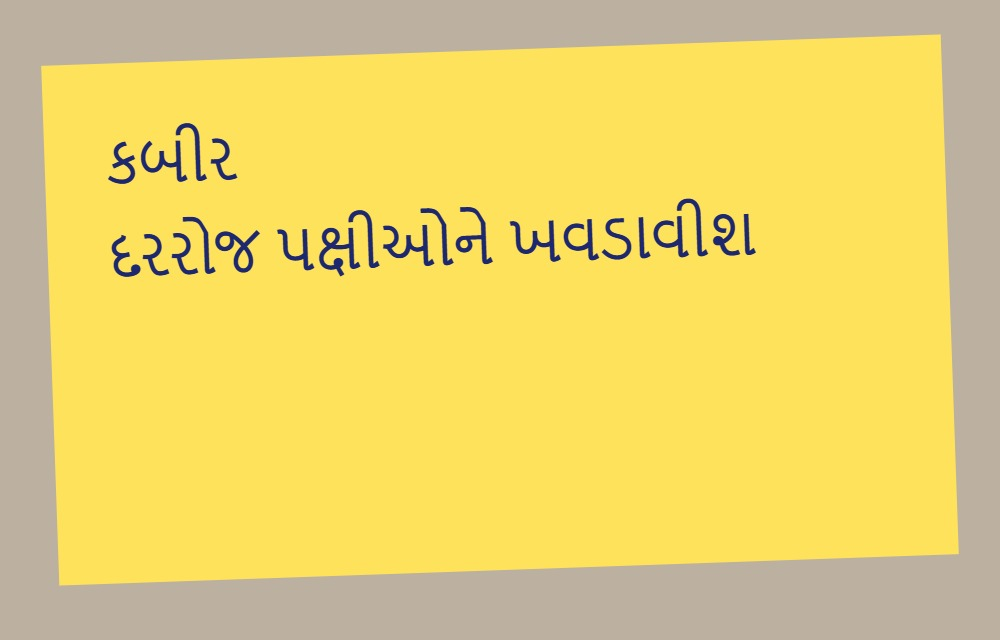
#> input picture tests/indic_samples/gu_kabir.jpg, 1000 x 640 px
$ python -i strokes.py   (imports and definitions only)
#> lines starting #> are read from the running program, lines starting #| are printed output that depends on the picture; after the words box and inside, x2 and y2 are one past the last pixel; in counts of white or black regions, pixels touching at a corner belong together
"""
Turns a photo of a handwritten sticky note into ordered pen strokes for the wall's neon writing.

Pipeline (classical image processing, no AI model, so it works for any script):
  1. Find the note (its outline, else its colour) and crop to the paper.
  2. Ink mask: flatten the paper's lighting, then threshold with hysteresis, so faint pen that
     touches strong pen is kept and shadows are not.
  3. Find the ruled lines. One of them is the divider: writing above it is the NAME, writing below
     it is the MESSAGE. Ruled lines (and printed labels like "Name:") are erased from the ink.
  4. Thin the ink to 1-pixel centre lines (Zhang-Suen), trace them into polylines, drop tiny
     spurs, join pieces that touch, smooth (Chaikin) and resample evenly.
  5. Order strokes like writing (row by row, left to right) and normalise.

Output coordinates: x in 0..1 across the note, y in 0..aspect (top = 0), aspect = height / width.
Each stroke is {"p": [x0, y0, x1, y1, ...], "g": 1 for the name, 0 for the message}.
No text is read and nothing is stored here.
"""
import cv2
import numpy as np

WORK_WIDTH = 1600           # processing width: pen lines stay several pixels wide, so they do not break up
MIN_STROKE_FRAC = 0.0025    # drop specks shorter than this fraction of the note width
SPUR_FRAC = 0.006           # drop side branches shorter than this fraction of the note width
JOIN_FRAC = 0.003           # join stroke ends closer than this fraction of the note width
SPACING_FRAC = 0.004        # point spacing after resampling, as a fraction of the note width


# [45 lines left out: function extract, not called in this run]


# ---------------------------------------------------------------------- note

def _isolate_note(image):
    """Crops to the sticky note and returns (note image, paper mask)."""
    scale = WORK_WIDTH / float(image.shape[1])
    image = cv2.resize(image, (WORK_WIDTH, int(round(image.shape[0] * scale))),
                       interpolation=cv2.INTER_AREA if scale < 1 else cv2.INTER_CUBIC)
    h, w = image.shape[:2]
    quad = _find_note_outline(image)
    if quad is not None:
        return _crop_to(image, quad)

    hsv = cv2.cvtColor(image, cv2.COLOR_BGR2HSV)
    centre = hsv[h * 2 // 5:h * 3 // 5, w * 2 // 5:w * 3 // 5].reshape(-1, 3)
    hue, sat, val = [float(np.median(centre[:, i])) for i in range(3)]
    dh = np.abs(hsv[..., 0].astype(np.int16) - int(hue))
    dh = np.minimum(dh, 180 - dh)
    ds = np.abs(hsv[..., 1].astype(np.int16) - int(sat))
    bright_enough = hsv[..., 2].astype(np.int16) >= val - 60
    if sat < 40:
        paper = (hsv[..., 1] < 60) & bright_enough
    else:
        paper = (dh <= 6) & (ds <= 35) & bright_enough
    paper = paper.astype(np.uint8) * 255
    paper = cv2.morphologyEx(paper, cv2.MORPH_CLOSE, np.ones((45, 45), np.uint8))
    paper = cv2.morphologyEx(paper, cv2.MORPH_OPEN, np.ones((21, 21), np.uint8))
    contours, _ = cv2.findContours(paper, cv2.RETR_EXTERNAL, cv2.CHAIN_APPROX_SIMPLE)
    if not contours:
        return image, np.full((h, w), 255, np.uint8)
    biggest = max(contours, key=cv2.contourArea)
    if cv2.contourArea(biggest) < 0.12 * h * w:
        return image, np.full((h, w), 255, np.uint8)
    hull = cv2.convexHull(biggest)
    quad = cv2.approxPolyDP(hull, 0.02 * cv2.arcLength(hull, True), True)
    return _crop_to(image, quad if len(quad) >= 4 else hull)


def _find_note_outline(image):
    """The note's own outline: the largest convex four-sided shape with strong edges."""
    h, w = image.shape[:2]
    gray = cv2.GaussianBlur(cv2.cvtColor(image, cv2.COLOR_BGR2GRAY), (5, 5), 0)
    edges = cv2.Canny(gray, 40, 120)
    edges = cv2.dilate(edges, np.ones((7, 7), np.uint8))
    contours, _ = cv2.findContours(edges, cv2.RETR_LIST, cv2.CHAIN_APPROX_SIMPLE)
    best, best_area = None, 0.12 * h * w
    for c in contours:
        hull = cv2.convexHull(c)
        area = cv2.contourArea(hull)
        if area <= best_area or area > 0.97 * h * w:
            continue
        quad = cv2.approxPolyDP(hull, 0.03 * cv2.arcLength(hull, True), True)
        if len(quad) == 4:
            best, best_area = quad, area
    return best


def _crop_to(image, polygon):
    h, w = image.shape[:2]
    mask = np.zeros((h, w), np.uint8)
    cv2.drawContours(mask, [polygon], -1, 255, -1)
    # Inside the outline, keep only paper-coloured pixels: the desk can show at an edge, and its
    # light wood grain is bright enough to pass a brightness test but is the wrong colour.
    hsv = cv2.cvtColor(image, cv2.COLOR_BGR2HSV)
    inside = hsv[mask > 0]
    hue, sat, val = [float(np.median(inside[:, i])) for i in range(3)]
    dh = np.abs(hsv[..., 0].astype(np.int16) - int(hue))
    dh = np.minimum(dh, 180 - dh)
    ds = np.abs(hsv[..., 1].astype(np.int16) - int(sat))
    if sat < 40:
        colour = (hsv[..., 1] < 70) & (hsv[..., 2] >= val * 0.6)
    else:
        colour = (dh <= 8) & (ds <= 75) & (hsv[..., 2] >= val * 0.55)
    colour = cv2.bitwise_and(colour.astype(np.uint8) * 255, mask)
    colour = cv2.morphologyEx(colour, cv2.MORPH_OPEN, np.ones((25, 25), np.uint8))
    # The paper is the large paper-coloured region(s). Choosing them BEFORE closing the writing holes keeps
    # the desk, the pen and the paper's edge shadow (separate, or only linked by a dark line) out.
    count, labels, stats, _ = cv2.connectedComponentsWithStats(colour, connectivity=4)
    if count > 1:
        # Keep every sizeable region, not just the largest: a divider line drawn across the note
        # cuts the paper in two, and both halves are paper. Desk fragments are far smaller.
        areas = stats[1:, cv2.CC_STAT_AREA]
        keep = 1 + np.nonzero(areas >= 0.2 * areas.max())[0]
        colour = np.where(np.isin(labels, keep), 255, 0).astype(np.uint8)
    # Fill the writing: any region of the paper mask that is enclosed by paper is paper with writing on it,
    # however wide the word (a fixed closing kernel erased long connected words).
    # First bridge thin dark lines (a divider or ruled line is still paper-side writing), then fill.
    colour = cv2.morphologyEx(colour, cv2.MORPH_CLOSE, cv2.getStructuringElement(cv2.MORPH_ELLIPSE, (35, 35)))
    outlines, _ = cv2.findContours(colour, cv2.RETR_EXTERNAL, cv2.CHAIN_APPROX_SIMPLE)
    colour = np.zeros_like(colour)
    cv2.drawContours(colour, outlines, -1, 255, -1)
    # If the colour test rejects a large part of the outline it has failed (strong or uneven lighting):
    # trust the outline alone rather than throw the writing away.
    if cv2.countNonZero(cv2.bitwise_and(mask, colour)) >= 0.7 * cv2.countNonZero(mask):
        mask = cv2.bitwise_and(mask, colour)
    # Stay away from the paper edge: its outline and shadow are not writing.
    inset = max(8, int(0.035 * w))
    mask = cv2.erode(mask, np.ones((inset, inset), np.uint8))
    x, y, bw, bh = cv2.boundingRect(mask)
    return image[y:y + bh, x:x + bw], mask[y:y + bh, x:x + bw]


# ---------------------------------------------------------------------- ink

# [189 lines left out: functions _ink_mask, _fill_pen_holes, _drop_specks, find_rules, _ink_near, _pick_divider and 2 more, not called in this run]


# Ring order around a pixel: N, NE, E, SE, S, SW, W, NW.
_RING = [(-1, 0), (-1, 1), (0, 1), (1, 1), (1, 0), (1, -1), (0, -1), (-1, -1)]


# [22 lines left out: function _clean_corners, not called in this run]


# ---------------------------------------------------------------------- tracing

_OFFSETS = [(-1, -1), (-1, 0), (-1, 1), (0, -1), (0, 1), (1, -1), (1, 0), (1, 1)]


# [200 lines left out: functions _trace, _direction, _join, _smooth, _keep, not called in this run]


def _dist(a, b):
    return ((a[0] - b[0]) ** 2 + (a[1] - b[1]) ** 2) ** 0.5


# ---------------------------------------------------------------------- name / message, order

# [75 lines left out: functions _split, _order, render_preview, render_overlay, not called in this run]


# ---------------------------------------------------------------------- is it the same note again?

FP_W, FP_H = 160, 120


# [39 lines left out: functions fingerprint, _band_score, same_note, not called in this run]

>>> import cv2
>>> picture = cv2.imread('../tests/indic_samples/gu_kabir.jpg')
#> picture is the input picture: shape (640, 1000, 3); mean B, G, R 109.9, 209.7, 232.8
>>> result = _isolate_note(picture)
#> in _find_note_outline, `gray = cv2.GaussianBlur(cv2.cvtColor(image, cv2.COLOR_BGR2GRAY), (5, 5..`:
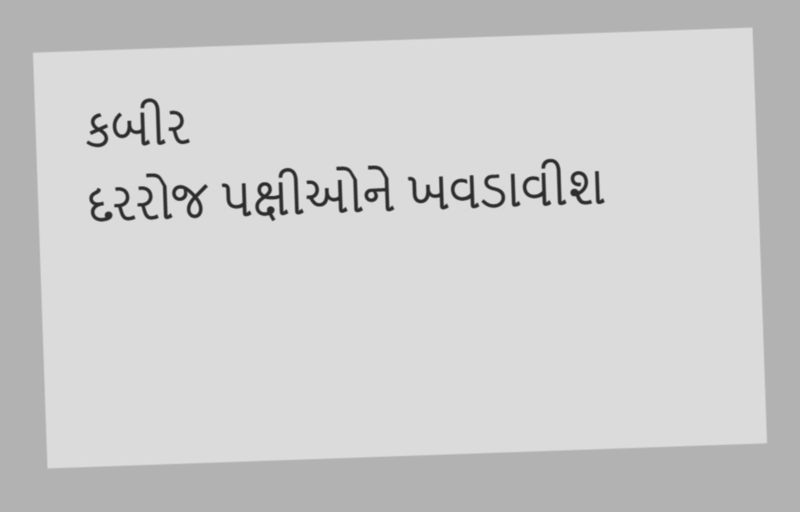
#> gray: shape (1024, 1600) (shown at 1/2 size); min 39, max 223, mean 205.3
#> in _find_note_outline, `edges = cv2.Canny(gray, 40, 120)`:
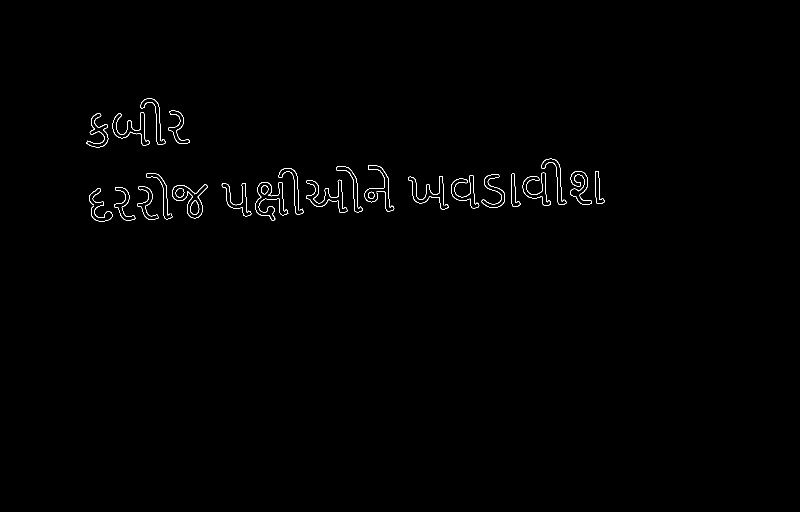
#> edges: shape (1024, 1600) (shown at 1/2 size); 0.47% white in thin lines or dots, all inside (x1, y1, x2, y2) = (173, 196, 1209, 444)
#> in _find_note_outline, `edges = cv2.dilate(edges, np.ones((7, 7), np.uint8))`:
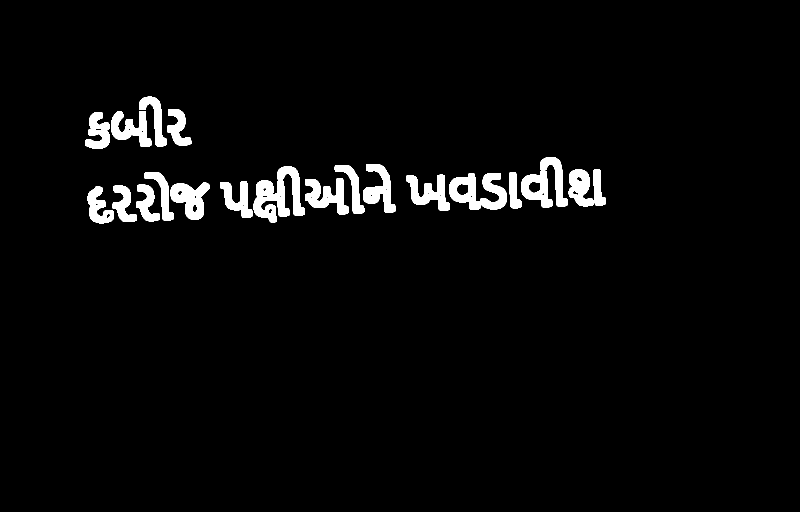
#> edges: shape (1024, 1600) (shown at 1/2 size); 3.3% white; 22 white regions
#> in _find_note_outline, `contours, _ = cv2.findContours(edges, cv2.RETR_LIST, cv2.CHAIN_APPROX_..`: contours = 73 contours, 34 with area under 20; largest, box (x1, y1, x2, y2) and area: (899, 346, 1013, 420) 4905, (507, 361, 580, 445) 3723, (341, 365, 419, 440) 3399, (610, 356, 698, 429) 3135, (726, 328, 792, 426) 2864
#> the loop in _find_note_outline, `for c in contours:` made 73 passes
#> area on passes 1, 3, 6, 13, 19, 20, 24, 28: 51, 59, 124.5, 45.5, 29.5, 25, 28, 36
#> in _isolate_note, `hue, sat, val = [float(np.median(centre[:, i])) for i in range(3)]`: hue = 25; sat = 164; val = 254
#> in _isolate_note, `paper = cv2.morphologyEx(paper, cv2.MORPH_CLOSE, np.ones((45, 45), np...`:
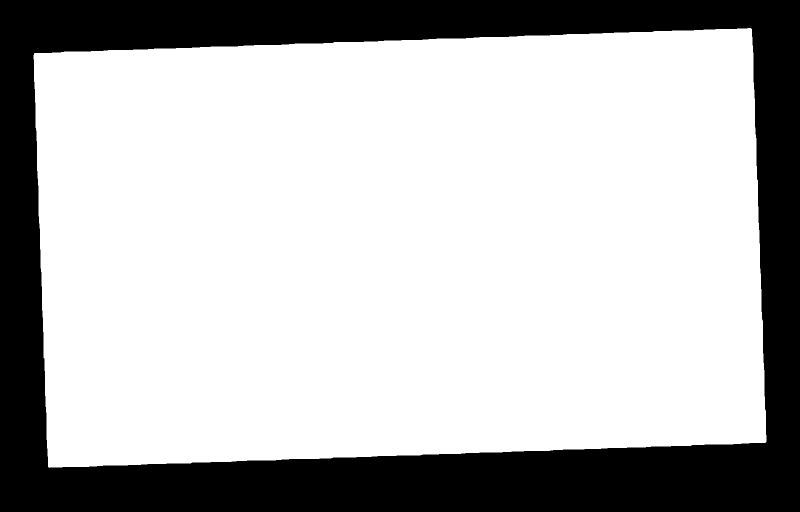
#> paper: shape (1024, 1600) (shown at 1/2 size); 72.9% white; 1 black region, box (x1, y1, x2, y2) and area: (0, 0, 1600, 1024) 444509
#> in _isolate_note, `contours, _ = cv2.findContours(paper, cv2.RETR_EXTERNAL, cv2.CHAIN_APP..`: contours = 1 contour; box (x1, y1, x2, y2) and area: (68, 57, 1532, 935) 1191598
#> in _isolate_note, `biggest = max(contours, key=cv2.contourArea)`: biggest = contour of 312 points, box (x1, y1, x2, y2) (68, 57, 1532, 935), area 1191598
#> in _isolate_note, `hull = cv2.convexHull(biggest)`: hull = contour of 27 points, box (x1, y1, x2, y2) (68, 57, 1532, 935), area 1196262
#> in _isolate_note, `quad = cv2.approxPolyDP(hull, 0.02 * cv2.arcLength(hull, True), True)`: quad = [[1503, 58], [1530, 885], [96, 933], [69, 106]]
#> in _crop_to, `hue, sat, val = [float(np.median(inside[:, i])) for i in range(3)]`: hue = 25; sat = 164; val = 254
#> in _crop_to, `count, labels, stats, _ = cv2.connectedComponentsWithStats(colour, con..`:
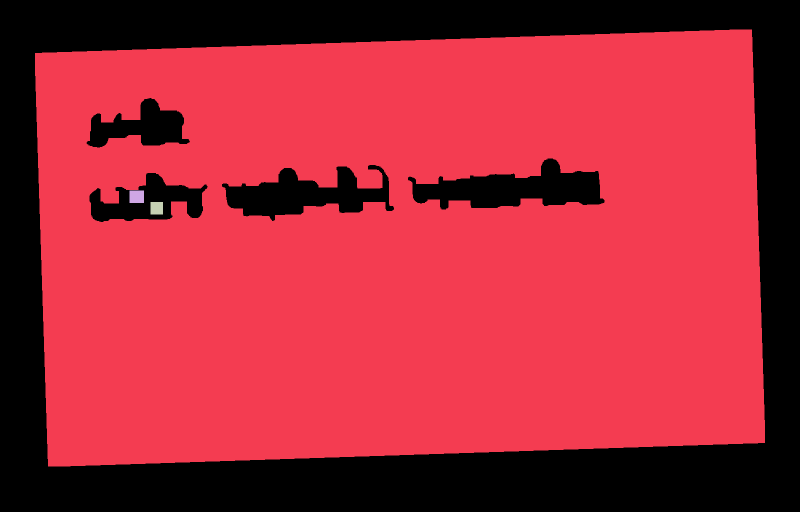
#> labels: shape (1024, 1600) int32 (shown at 1/2 size); 4 distinct labels, from 0 to 3; one colour per label, 0 black
#> in _crop_to, `count, labels, stats, _ = cv2.connectedComponentsWithStats(colour, con..`: count = 4; stats = [[0, 0, 1600, 1024, 512081], [70, 59, 1460, 874, 1124969], [259, 381, 29, 25, 725], [301, 404, 25, 25, 625]]
#> in _crop_to, `areas = stats[1:, cv2.CC_STAT_AREA]`: areas = [1124969, 725, 625]
#> in _crop_to, `keep = 1 + np.nonzero(areas >= 0.2 * areas.max())[0]`: keep = [1]
#> in _crop_to, `colour = cv2.morphologyEx(colour, cv2.MORPH_CLOSE, cv2.getStructuringE..`:
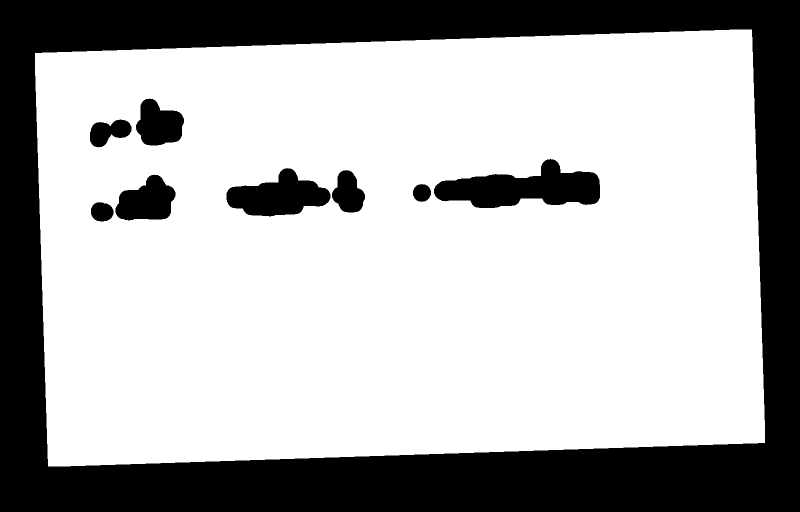
#> colour: shape (1024, 1600) (shown at 1/2 size); 69.3% white; 9 black regions
#> in _crop_to, `outlines, _ = cv2.findContours(colour, cv2.RETR_EXTERNAL, cv2.CHAIN_AP..`: outlines = 1 contour; box (x1, y1, x2, y2) and area: (70, 59, 1530, 933) 1187154
#> in _crop_to, `mask = cv2.erode(mask, np.ones((inset, inset), np.uint8))`:
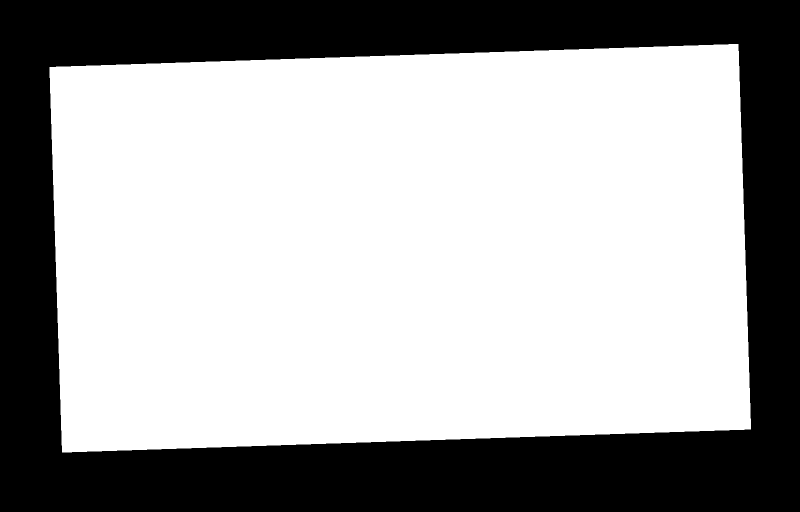
#> mask: shape (1024, 1600) (shown at 1/2 size); 64.9% white; 1 black region, box (x1, y1, x2, y2) and area: (0, 0, 1600, 1024) 574293
#> in _crop_to, `x, y, bw, bh = cv2.boundingRect(mask)`: x = 99; y = 88; bw = 1403; bh = 817

$ run again, on tests/indic_samples/gu_meera.jpg
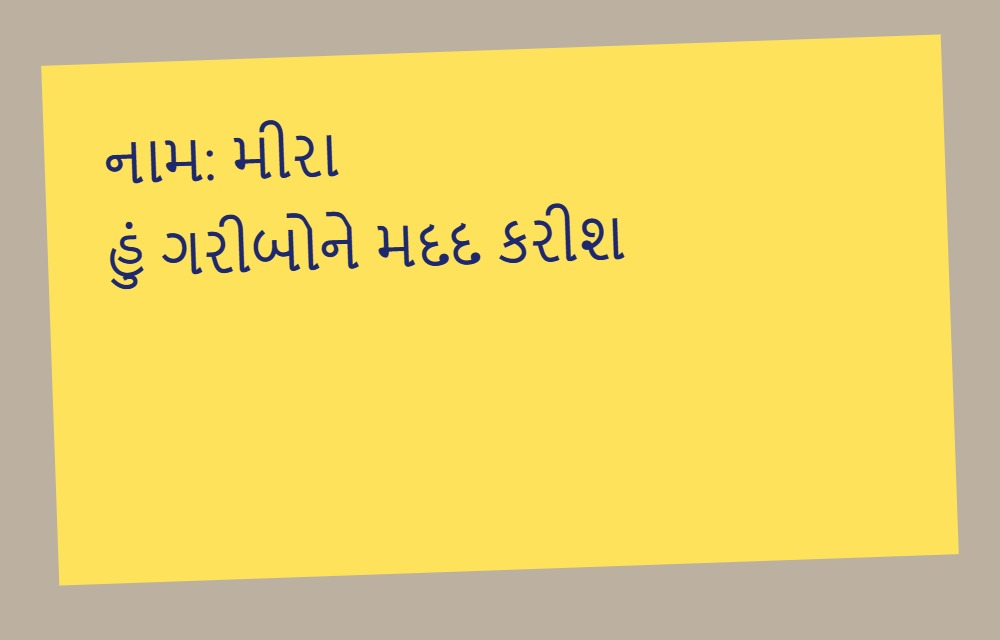
#> input picture tests/indic_samples/gu_meera.jpg, 1000 x 640 px
#> picture is the input picture: shape (640, 1000, 3); mean B, G, R 109.9, 210, 233.1
#> in _find_note_outline, `edges = cv2.dilate(edges, np.ones((7, 7), np.uint8))`:
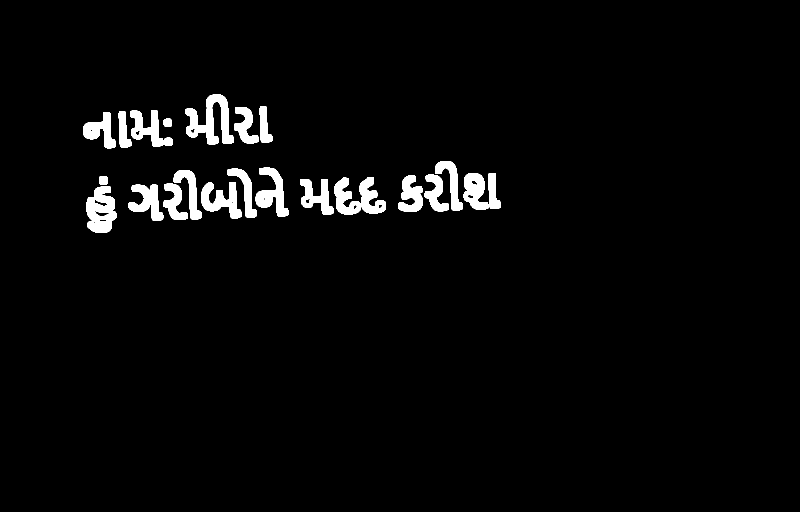
#> edges: shape (1024, 1600) (shown at 1/2 size); 3% white; 24 white regions
#> in _find_note_outline, `contours, _ = cv2.findContours(edges, cv2.RETR_LIST, cv2.CHAIN_APPROX_..`: contours = 77 contours, 41 with area under 20; largest, box (x1, y1, x2, y2) and area: (669, 354, 772, 429) 4050, (173, 373, 233, 466) 4039, (511, 335, 577, 434) 2866, (403, 364, 483, 437) 2808, (257, 369, 327, 442) 2516
#> the loop in _find_note_outline, `for c in contours:` made 77 passes
#> area on passes 4, 8, 12, 13, 20, 22, 27, 33: 55, 223, 45, 51.5, 69, 242.5, 76, 28
#> hsv: shape (1024, 1600, 3); mean H, S, V 23.9, 129.1, 233.7
#> in _isolate_note, `hue, sat, val = [float(np.median(centre[:, i])) for i in range(3)]`: hue = 25; sat = 164; val = 254
#> bright_enough: shape (1024, 1600) bool; 71.9% white; 28 black regions, largest, box (x1, y1, x2, y2) and area: (0, 0, 1600, 1024) 434075, (514, 338, 574, 431) 1629, (405, 367, 481, 434) 1604
#> in _isolate_note, `contours, _ = cv2.findContours(paper, cv2.RETR_EXTERNAL, cv2.CHAIN_APP..`: contours = 1 contour; box (x1, y1, x2, y2) and area: (68, 57, 1532, 935) 1191598
#> biggest = contour of 312 points, box (x1, y1, x2, y2) (68, 57, 1532, 935), area 1191598
#> in _isolate_note, `hull = cv2.convexHull(biggest)`: hull = contour of 27 points, box (x1, y1, x2, y2) (68, 57, 1532, 935), area 1196262
#> quad = [[1503, 58], [1530, 885], [96, 933], [69, 106]]
#> in _crop_to, `hue, sat, val = [float(np.median(inside[:, i])) for i in range(3)]`: hue = 25; sat = 164; val = 254
#> labels: shape (1024, 1600) int32; 6 distinct labels, from 0 to 5
#> count = 6; stats = [[0, 0, 1600, 1024, 503149], [70, 59, 1460, 874, 1132451], [455, 225, 26, 25, 650], [498, 247, 26, 27, 700], [314, 378, 30, 25, 750], [879, 382, 26, 27, 700]]
#> areas = [1132451, 650, 700, 750, 700]
#> keep = [1]
#> in _crop_to, `colour = cv2.morphologyEx(colour, cv2.MORPH_CLOSE, cv2.getStructuringE..`:
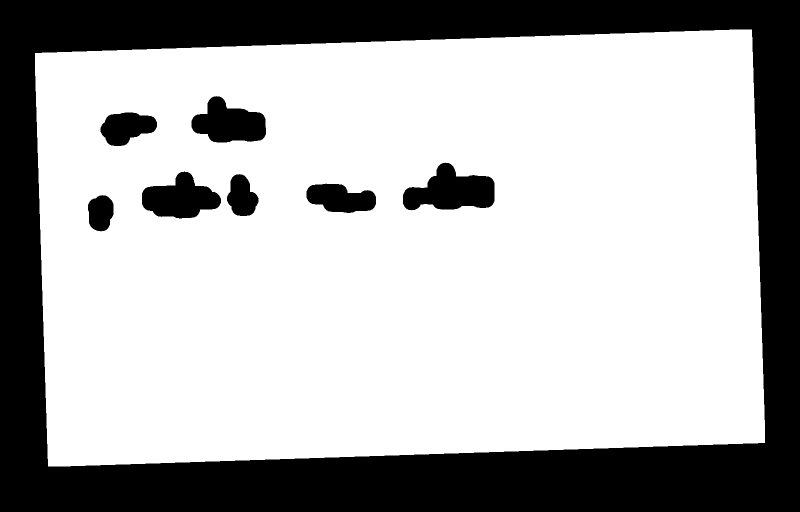
#> colour: shape (1024, 1600) (shown at 1/2 size); 69.7% white; 8 black regions
#> outlines = 1 contour; box (x1, y1, x2, y2) and area: (70, 59, 1530, 933) 1187154
#> x = 99; y = 88; bw = 1403; bh = 817
